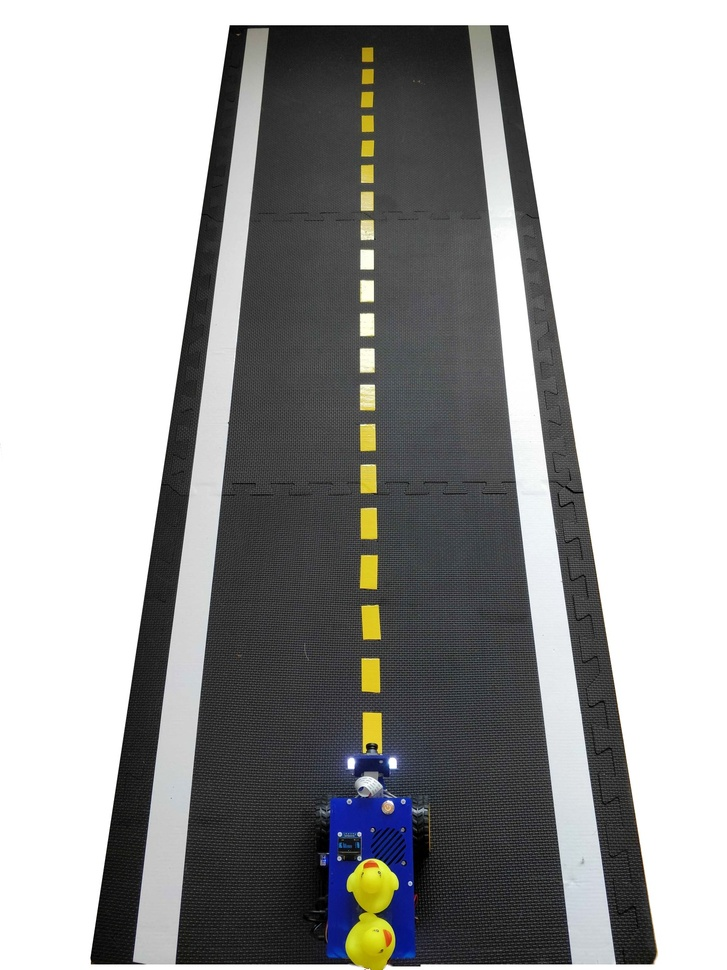
#> input picture mooc-modcon/solution/images/wheel-calib-setup.jpg, 727 x 970 px, shrunk from 1440 x 1920 before the run
$ python -i SOLUTIONS_visual_servoing_activity.py   (imports and definitions only)   (older library calls are emulated)
#> lines starting #> are read from the running program, lines starting #| are printed output that depends on the picture; after the words box and inside, x2 and y2 are one past the last pixel; in counts of white or black regions, pixels touching at a corner belong together
#> further down, picture is the input picture: shape (970, 727, 3); mean B, G, R 158.7, 159, 158.6
#!/usr/bin/env python
# coding: utf-8

# In[5]:


# The function written in this cell will actually be ran on your robot (sim or real).
# Put together the steps above and write your DeltaPhi function!
# DO NOT CHANGE THE NAME OF THIS FUNCTION, INPUTS OR OUTPUTS, OR THINGS WILL BREAK

import cv2
import numpy as np


def get_steer_matrix_left_lane_markings(shape):
    """
        Args:
            shape: The shape of the steer matrix (tuple of ints)
        Return:
            steer_matrix_left_lane: The steering (angular rate) matrix for Braitenberg-like control
                                    using the masked left lane markings (numpy.ndarray)
    """

    steer_matrix_left_lane = np.zeros(shape)

    _, w = shape

    steer_matrix_left_lane[:, int(w/3):w] = -1.0

    return steer_matrix_left_lane

# In[5]:


# The function written in this cell will actually be ran on your robot (sim or real).
# Put together the steps above and write your DeltaPhi function!
# DO NOT CHANGE THE NAME OF THIS FUNCTION, INPUTS OR OUTPUTS, OR THINGS WILL BREAK


def get_steer_matrix_right_lane_markings(shape):
    """
        Args:
            shape: The shape of the steer matrix (tuple of ints)
        Return:
            steer_matrix_right_lane: The steering (angular rate) matrix for Braitenberg-like control
                                     using the masked right lane markings (numpy.ndarray)
    """

    steer_matrix_right_lane = np.zeros(shape)

    _, w = shape

    steer_matrix_right_lane[:, 0:int(2*w/3)] = 1.0

    return steer_matrix_right_lane

# In[1]:


# The function written in this cell will actually be ran on your robot (sim or real).
# Put together the steps above and write your DeltaPhi function!
# DO NOT CHANGE THE NAME OF THIS FUNCTION, INPUTS OR OUTPUTS, OR THINGS WILL BREAK

import cv2
import numpy as np


def detect_lane_markings(image):
    """
        Args:
            image: An image from the robot's camera in the BGR color space (numpy.ndarray)
        Return:
            left_masked_img:   Masked image for the dashed-yellow line (numpy.ndarray)
            right_masked_img:  Masked image for the solid-white line (numpy.ndarray)
    """

    # TODO: these are random values, you have to implement your own solution in here
    # Convert the image to HSV for any color-based filtering
    imghsv = cv2.cvtColor(image, cv2.COLOR_BGR2HSV)
#> imghsv: shape (970, 727, 3); mean H, S, V 24.2, 11, 161.3

    # Most of our operations will be performed on the grayscale version
    img = cv2.cvtColor(image, cv2.COLOR_BGR2GRAY)

    sigma = 4

    # Smooth the image using a Gaussian kernel
    img_gaussian_filter = cv2.GaussianBlur(img, (0,0), sigma)

    # Convolve the image with the Sobel operator (filter) to compute the numerical derivatives in the x and y directions
    sobelx = cv2.Sobel(img_gaussian_filter,cv2.CV_64F,1,0)
    sobely = cv2.Sobel(img_gaussian_filter,cv2.CV_64F,0,1)
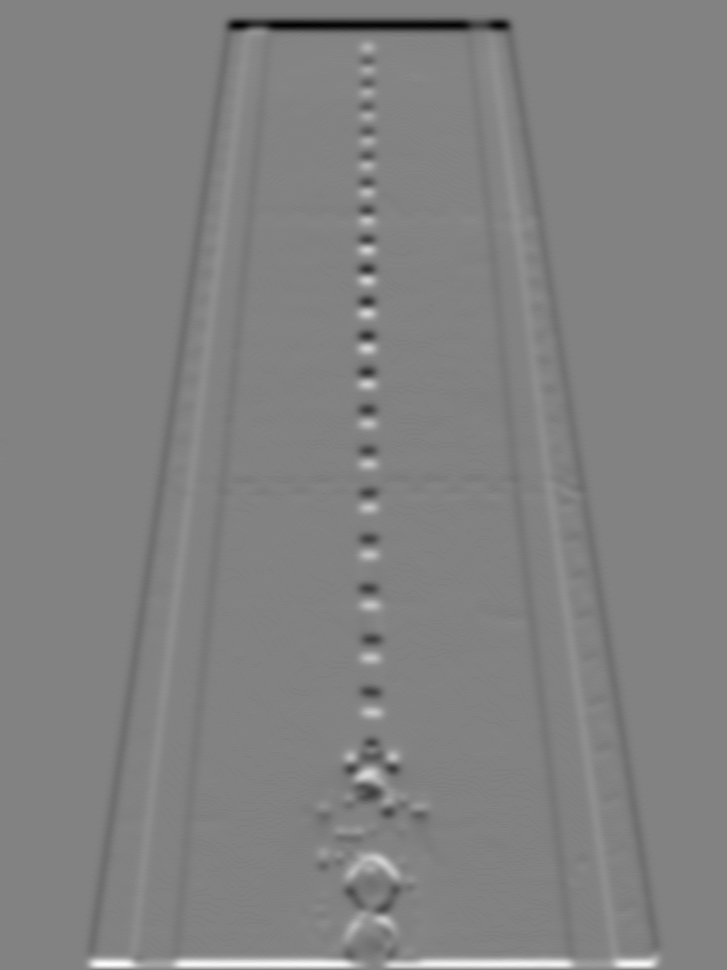
#> sobely: shape (970, 727) float64; min -192, max 184, mean -0.3; drawn with min black and max white

    # Compute the magnitude of the gradients
    Gmag = np.sqrt(sobelx*sobelx + sobely*sobely)

    # Compute the orientation of the gradients
    Gdir = cv2.phase(np.array(sobelx, np.float32), np.array(sobely, np.float32), angleInDegrees=False)
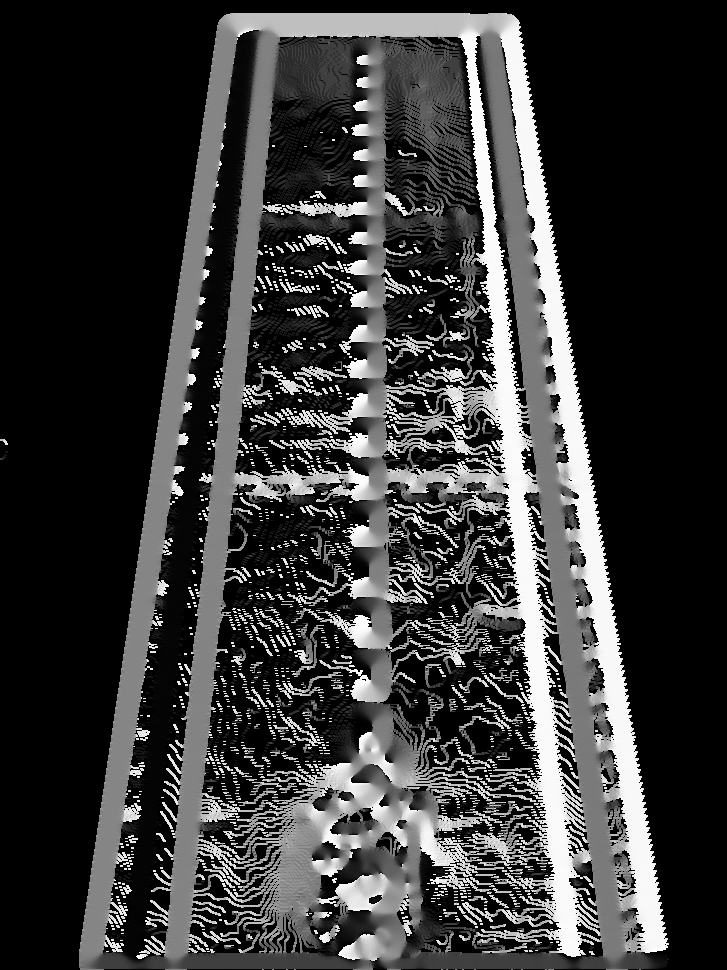
#> Gdir: shape (970, 727) float32; min 0, max 6.28, mean 1.4; drawn with min black and max white

    threshold = 50

    mask_mag = (Gmag > threshold)
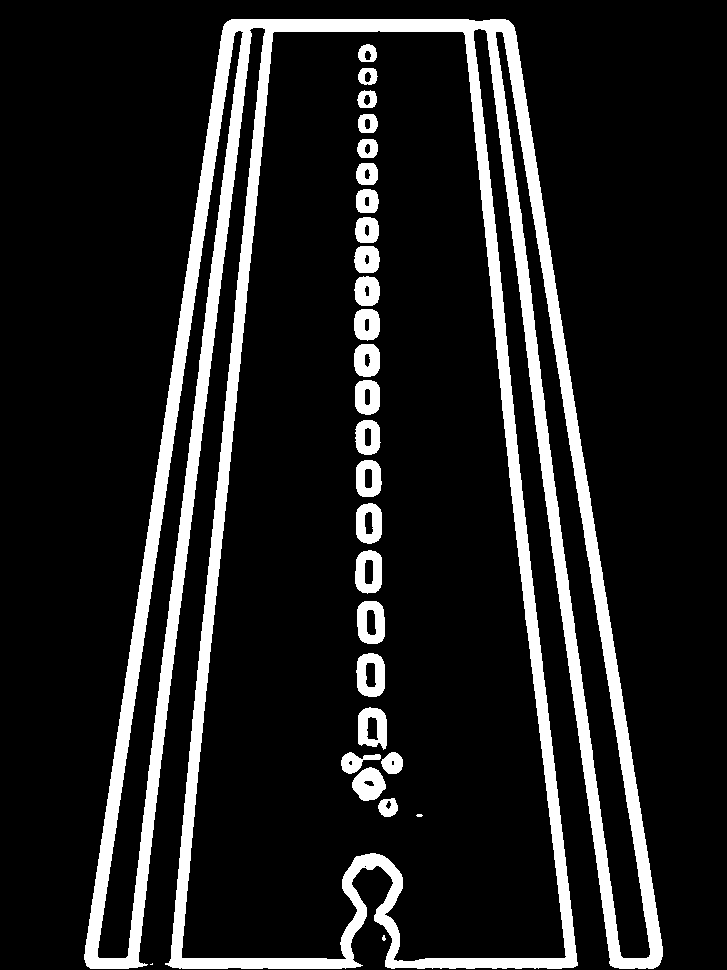
#> mask_mag: shape (970, 727) bool; 12.8% white; 28 white regions (3 under 20 px), largest, box (x1, y1, x2, y2) and area: (84, 19, 663, 969) 76958, (356, 653, 385, 697) 896, (357, 601, 385, 644) 880

    white_lower_hsv = np.array([0/2, int(3*255/100), int(52*255/100)])
    white_upper_hsv = np.array([360/2, int(26*255/100), int(100*255/100)])
    yellow_lower_hsv = np.array([44/2, int(48*255/100), int(48*255/100)])
    yellow_upper_hsv = np.array([55/2, int(110*255/100), int(85*255/100)])

    mask_white = cv2.inRange(imghsv, white_lower_hsv, white_upper_hsv)
#> mask_white: shape (970, 727); 3.8% white; 163 white regions (118 under 20 px), largest, box (x1, y1, x2, y2) and area: (512, 448, 616, 965) 17900, (240, 29, 268, 111) 1444, (468, 25, 496, 92) 1244
    mask_yellow = cv2.inRange(imghsv, yellow_lower_hsv, yellow_upper_hsv)
#> mask_yellow: shape (970, 727); 0.35% white; 135 white regions (120 under 20 px), largest, box (x1, y1, x2, y2) and area: (360, 942, 392, 970) 481, (355, 883, 379, 911) 307, (361, 140, 374, 157) 202

    dilation_kernel = np.ones((5, 5), np.uint8)
    mask_yellow = cv2.dilate(mask_yellow, dilation_kernel, iterations=1)
#> mask_yellow: shape (970, 727); 1.1% white; 22 white regions, largest, box (x1, y1, x2, y2) and area: (350, 940, 395, 970) 870, (353, 863, 381, 916) 726, (360, 710, 384, 756) 650

    # Let's create masks for the left- and right-halves of the image
    width = img.shape[1]
#> width = 727
    mask_left = np.ones(sobelx.shape, dtype=np.uint8)
    mask_left[:,int(np.floor(width/2)):width + 1] = 0
    mask_right = np.ones(sobelx.shape)
    mask_right[:,0:int(np.floor(width/2))] = 0

    mask_sobelx_pos = (sobelx > 0)
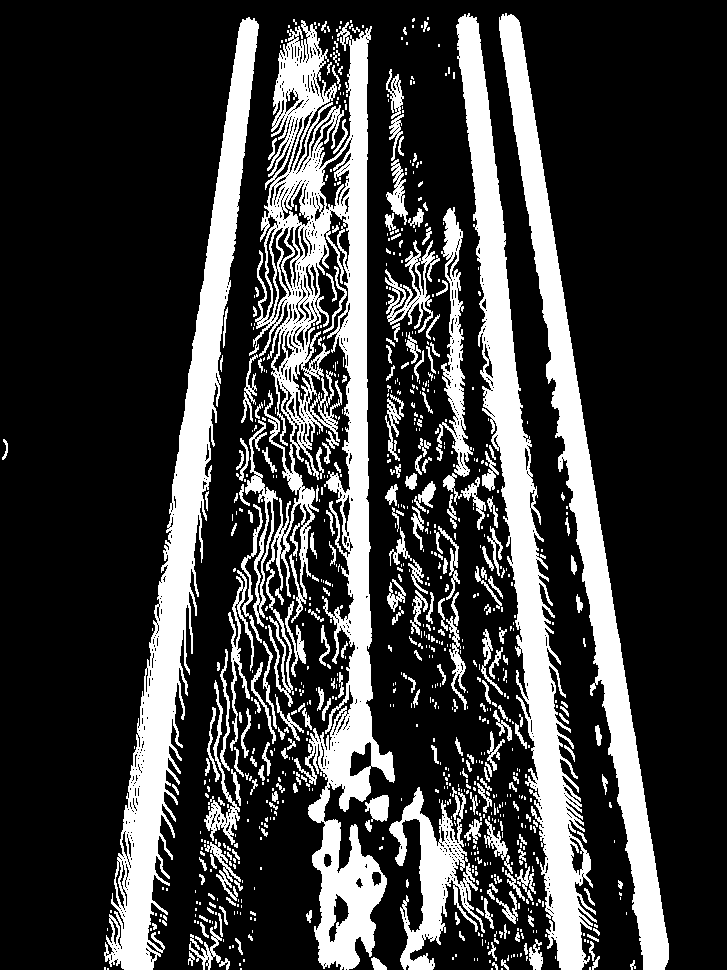
#> mask_sobelx_pos: shape (970, 727) bool; 23.9% white; 879 white regions (618 under 20 px), largest, box (x1, y1, x2, y2) and area: (249, 20, 395, 970) 45651, (104, 17, 259, 970) 29538, (456, 13, 597, 970) 28340
    mask_sobelx_neg = (sobelx < 0)
#> mask_sobelx_neg: shape (970, 727) bool; 17.1% white; 701 white regions (519 under 20 px), largest, box (x1, y1, x2, y2) and area: (479, 13, 642, 970) 26472, (164, 17, 285, 970) 22296, (79, 13, 239, 970) 22251
    mask_sobely_pos = (sobely > 0)
#> mask_sobely_pos: shape (970, 727) bool; 16.8% white; 1292 white regions (1089 under 20 px), largest, box (x1, y1, x2, y2) and area: (79, 30, 669, 969) 56550, (265, 37, 479, 207) 21241, (255, 201, 484, 269) 5077
    mask_sobely_neg = (sobely < 0)
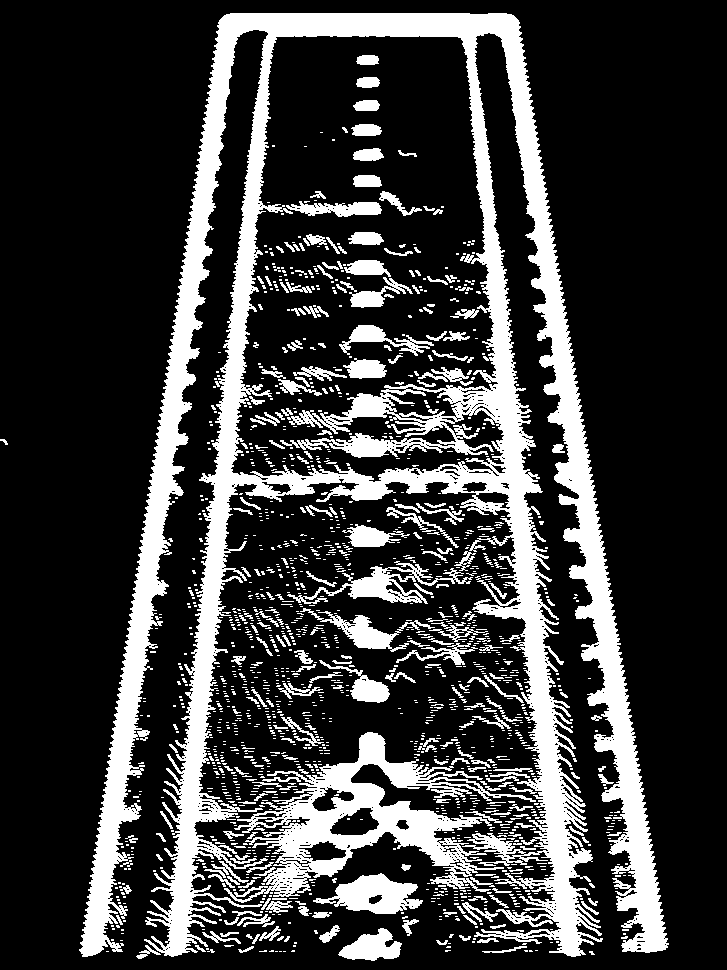
#> mask_sobely_neg: shape (970, 727) bool; 22.9% white; 1563 white regions (1287 under 20 px), largest, box (x1, y1, x2, y2) and area: (79, 13, 669, 957) 109120, (224, 732, 536, 903) 14727, (313, 873, 423, 914) 2419

    mask_left_edge = mask_mag * mask_yellow
#> mask_left_edge: shape (970, 727); 0.77% white; 27 white regions (6 under 20 px), largest, box (x1, y1, x2, y2) and area: (359, 603, 383, 642) 568, (359, 656, 382, 695) 541, (358, 553, 380, 591) 539
    mask_right_edge = mask_mag * mask_sobelx_pos * mask_sobely_neg * mask_white
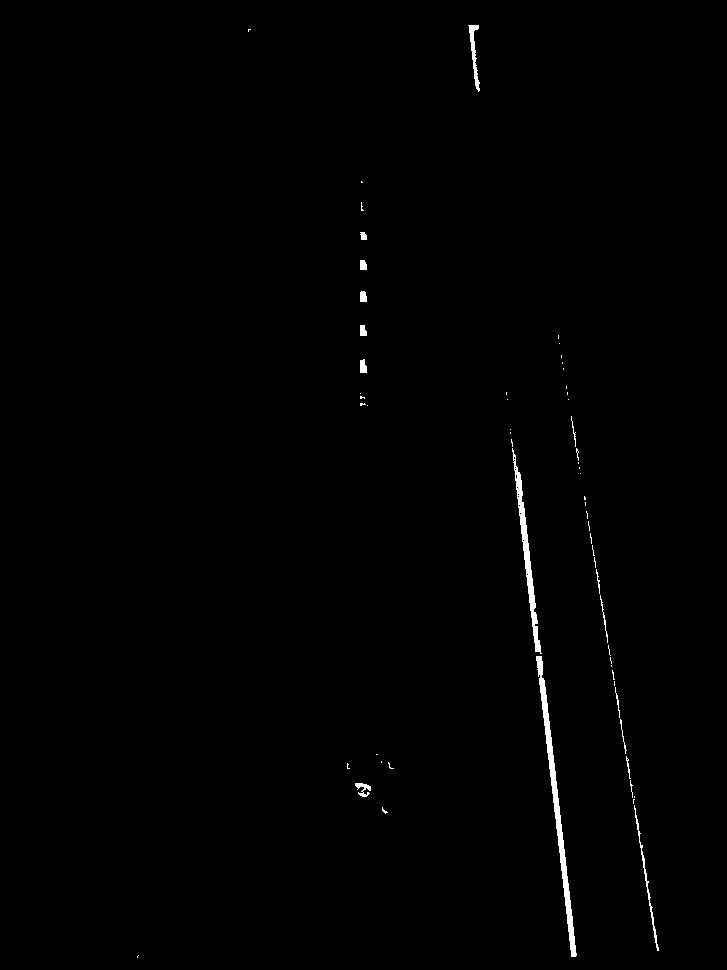
#> mask_right_edge: shape (970, 727); 0.61% white; 61 white regions (44 under 20 px), largest, box (x1, y1, x2, y2) and area: (536, 656, 577, 957) 1687, (512, 448, 542, 654) 1075, (468, 25, 480, 92) 285

    return (mask_left_edge, mask_right_edge)

>>> import cv2
>>> picture = cv2.imread('../../../../../mooc-modcon/solution/images/wheel-calib-setup.jpg')
>>> result = detect_lane_markings(picture)
